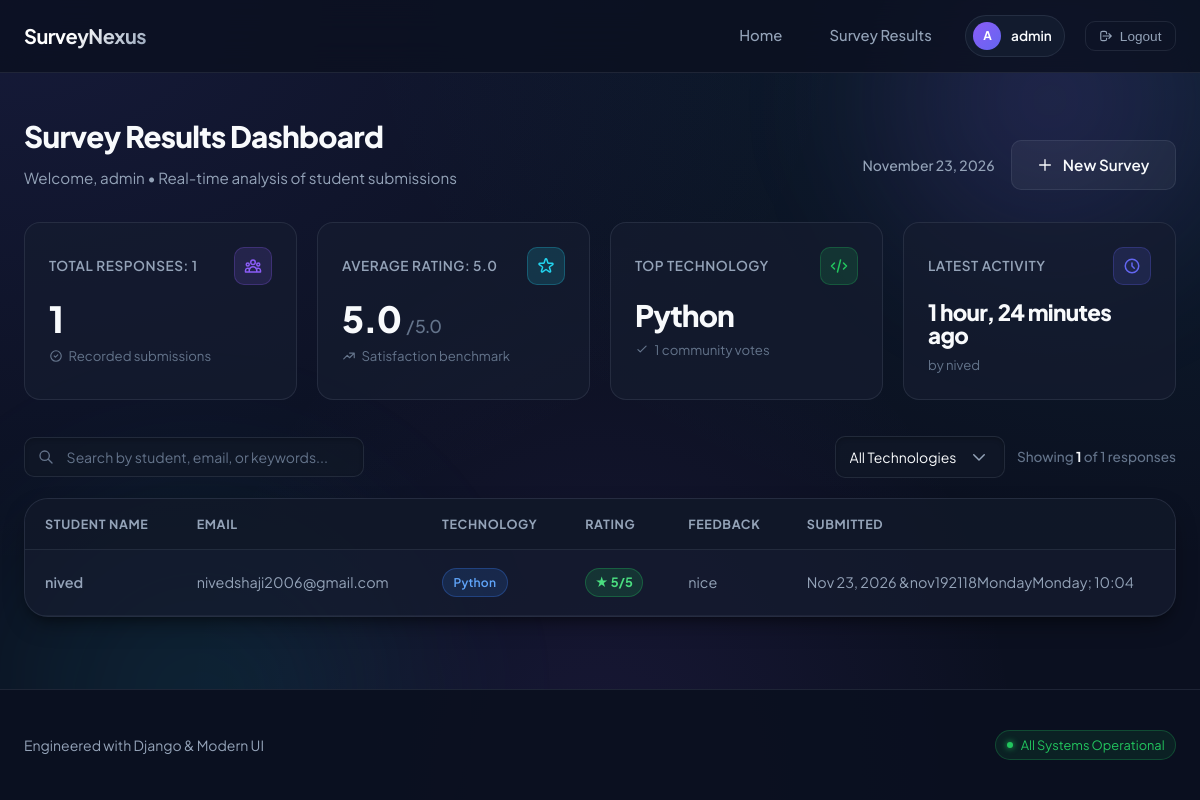
The page /results/ (signed in) on the database its author committed.
### survey/models.py (models this page shows, shortened)
class SurveyResponse(models.Model):
    TECHNOLOGY_CHOICES = [
        ('Python', 'Python'),
        ('Java', 'Java'),
        ('JavaScript', 'JavaScript'),
        ('Django', 'Django'),
        ('Other', 'Other'),
    ]
    RATING_CHOICES = [
        (1, '1 - Poor'),
        (2, '2 - Fair'),
        (3, '3 - Good'),
        (4, '4 - Very Good'),
        (5, '5 - Excellent'),
    ]
    name = models.CharField(max_length=100)
    email = models.EmailField()
    technology = models.CharField(
        max_length=30,
        choices=TECHNOLOGY_CHOICES
    )
    rating = models.IntegerField(
        choices=RATING_CHOICES
    )
    feedback = models.TextField()
    submitted_at = models.DateTimeField(
        auto_now_add=True
    )

### survey/views.py (the view)
# urls.py: path('results/', views.results, name='results'),
@login_required
def results(request):
    responses = SurveyResponse.objects.all().order_by('-submitted_at')
    total_responses = responses.count()
    avg_data = responses.aggregate(Avg('rating'))['rating__avg']
    average_rating = avg_data if avg_data is not None else 0
    popular_tech_data = (
        SurveyResponse.objects.values('technology')
        .annotate(tech_count=Count('technology'))
        .order_by('-tech_count')
        .first()
    )
    most_popular_tech = popular_tech_data['technology'] if popular_tech_data else "None"
    most_popular_count = popular_tech_data['tech_count'] if popular_tech_data else 0
    latest_response = responses.first()
    context = {
        'responses': responses,
        'total_responses': total_responses,
        'average_rating': average_rating,
        'most_popular_tech': most_popular_tech,
        'most_popular_count': most_popular_count,
        'latest_response': latest_response,
        'current_date': timezone.now(),
    }
    return render(
        request,
        'results.html',
        context
    )

### survey/templates/results.html (shortened to what this page needs)
{% extends 'base.html' %}
{% load static %}
{% block content %}
<div class="dashboard-container animate-fade-in">
    <div class="dashboard-header">
        <div class="dashboard-title-area">
            <h2>Survey Results Dashboard</h2>
            <p>Welcome, {{ user.username }} &bull; Real-time analysis of student submissions</p>
        </div>
        <div class="dashboard-meta">
            <span class="dashboard-date">
                {{ current_date|date:"F j, Y" }}
            </span>
            <a href="{% url 'home' %}" class="btn btn-secondary">
                <svg xmlns="http://www.w3.org/2000/svg" width="16" height="16" fill="none" viewBox="0 0 24 24" stroke="currentColor">
                    <path stroke-linecap="round" stroke-linejoin="round" stroke-width="2" d="M12 4v16m8-8H4" />
                </svg>
                New Survey
            </a>
        </div>
    </div>
    <div class="stats-grid">
        <div class="stat-card animate-slide-up delay-1">
            <div class="stat-top">
                <span class="stat-label">Total Responses: {{ total_responses }}</span>
                <div class="stat-icon stat-icon-violet">
                </div>
            </div>
            <div class="stat-value">{{ total_responses }}</div>
            <div class="stat-subtext">
                <svg xmlns="http://www.w3.org/2000/svg" width="14" height="14" fill="none" viewBox="0 0 24 24" stroke="currentColor">
                    <path stroke-linecap="round" stroke-linejoin="round" stroke-width="2" d="M9 12l2 2 4-4m6 2a9 9 0 11-18 0 9 9 0 0118 0z" />
                </svg>
                <span>Recorded submissions</span>
            </div>
        </div>
        <div class="stat-card animate-slide-up delay-2">
            <div class="stat-top">
                <span class="stat-label">Average Rating: {{ average_rating|floatformat:1 }}</span>
                <div class="stat-icon stat-icon-cyan">
                </div>
            </div>
            <div class="stat-value">{{ average_rating|floatformat:1 }} <span style="font-size: 1.1rem; color: var(--text-muted); font-weight: 500;">/ 5.0</span></div>
            <div class="stat-subtext">
                <svg xmlns="http://www.w3.org/2000/svg" width="14" height="14" fill="none" viewBox="0 0 24 24" stroke="currentColor">
                    <path stroke-linecap="round" stroke-linejoin="round" stroke-width="2" d="M13 7h8m0 0v8m0-8l-8 8-4-4-6 6" />
                </svg>
                <span>Satisfaction benchmark</span>
            </div>
        </div>
        <div class="stat-card animate-slide-up delay-3">
            <div class="stat-top">
                <span class="stat-label">Top Technology</span>
                <div class="stat-icon stat-icon-emerald">
                    <svg xmlns="http://www.w3.org/2000/svg" width="18" height="18" fill="none" viewBox="0 0 24 24" stroke="currentColor">
                        <path stroke-linecap="round" stroke-linejoin="round" stroke-width="2" d="M10 20l4-16m4 4l4 4-4 4M6 16l-4-4 4-4" />
                    </svg>
                </div>
            </div>
            <div class="stat-value" style="font-size: 1.85rem;">{{ most_popular_tech }}</div>
            <div class="stat-subtext">
                <svg xmlns="http://www.w3.org/2000/svg" width="14" height="14" fill="none" viewBox="0 0 24 24" stroke="currentColor">
                    <path stroke-linecap="round" stroke-linejoin="round" stroke-width="2" d="M5 13l4 4L19 7" />
                </svg>
                <span>{{ most_popular_count }} community votes</span>
            </div>
        </div>
        <div class="stat-card animate-slide-up delay-4">
            <div class="stat-top">
                <span class="stat-label">Latest Activity</span>
                <div class="stat-icon stat-icon-indigo">
                    <svg xmlns="http://www.w3.org/2000/svg" width="18" height="18" fill="none" viewBox="0 0 24 24" stroke="currentColor">
                        <path stroke-linecap="round" stroke-linejoin="round" stroke-width="2" d="M12 8v4l3 3m6-3a9 9 0 11-18 0 9 9 0 0118 0z" />
                    </svg>
                </div>
            </div>
            <div class="stat-value" style="font-size: 1.4rem;">
                {% if latest_response %}
                    {{ latest_response.submitted_at|timesince }} ago
                {% else %}
                    No activity
                {% endif %}
            </div>
            <div class="stat-subtext">
                {% if latest_response %}
                    <span>by {{ latest_response.name }}</span>
                {% else %}
                    <span>Awaiting first submission</span>
                {% endif %}
            </div>
        </div>
    </div>
    <div class="table-controls animate-slide-up">
        <div class="search-box">
            <svg class="search-icon" xmlns="http://www.w3.org/2000/svg" fill="none" viewBox="0 0 24 24" stroke="currentColor">
                <path stroke-linecap="round" stroke-linejoin="round" stroke-width="2" d="M21 21l-6-6m2-5a7 7 0 11-14 0 7 7 0 0114 0z" />
            </svg>
            <input type="text" id="tableSearchInput" placeholder="Search by student, email, or keywords..." class="form-input">
        </div>
        <div class="filter-group">
            <select id="techFilterSelect" class="form-select filter-select" aria-label="Filter by technology">
                <option value="ALL">All Technologies</option>
            </select>
            <span class="results-counter">
                Showing <strong id="visibleCount" style="color: var(--text-primary);">{{ total_responses }}</strong> of {{ total_responses }} responses
            </span>
        </div>
    </div>
    <div class="table-card animate-slide-up">
        <div class="table-wrapper">
            <table class="data-table">
                <thead>
                    <tr>
                        <th>Student Name</th>
                        <th>Email</th>
                        <th>Technology</th>
                        <th>Rating</th>
                        <th>Feedback</th>
                        <th>Submitted</th>
                    </tr>
                </thead>
                <tbody>
                    {% for response in responses %}
                        <tr class="survey-row"
                            data-name="{{ response.name|lower }}"
                            data-email="{{ response.email|lower }}"
                            data-tech="{{ response.technology }}"
                            data-feedback="{{ response.feedback|lower }}">
                            <td class="cell-primary">
                                {{ response.name }}
                            </td>
                            <td class="cell-email">
                                {{ response.email }}
                            </td>
                            <td>
                                <span class="badge badge-tech-{{ response.technology|lower }}">
                                    {{ response.technology }}
                                </span>
                            </td>
                            <td>
                                <span class="rating-pill rating-{{ response.rating }}">
                                    ★ {{ response.rating }}/5
                                </span>
                            </td>
                            <td class="cell-feedback">
                                {{ response.feedback }}
                            </td>
                            <td>
                                {{ response.submitted_at|date:"M d, Y &bull; H:i" }}
                            </td>
                        </tr>
                    {% endfor %}
                </tbody>
            </table>
        </div>
    </div>
</div>
{% endblock %}

### survey/templates/base.html (shortened to what this page needs)
{% load static %}
<!DOCTYPE html>
<html lang="en">
<head>
    <link rel="stylesheet" href="{% static 'survey/css/style.css' %}">
    <link rel="stylesheet" href="{% static 'survey/css/animations.css' %}">
</head>
<body>
    <div class="ambient-glow-1 animate-pulse" aria-hidden="true"></div>
    <div class="ambient-glow-2 animate-pulse" aria-hidden="true"></div>
    <div class="app-layout">
        <header class="site-nav">
            <div class="nav-inner">
                <a href="{% url 'home' %}" class="brand-link" aria-label="SurveyNexus Home">
                    <span class="brand-name">SurveyNexus</span>
                </a>
                <nav class="nav-actions" id="navActions">
                    <a href="{% url 'home' %}" class="nav-link">Home</a>
                    {% if user.is_authenticated %}
                        <a href="{% url 'results' %}" class="nav-link">Survey Results</a>
                        <div class="nav-user-pill">
                            <div class="nav-avatar">
                                {{ user.username|make_list|first|upper }}
                            </div>
                            <span class="nav-username">{{ user.username }}</span>
                        </div>
                        <form method="post" action="{% url 'logout' %}" class="logout-form">
                            <button type="submit" class="btn-logout" title="Log out of your account">
                                <svg xmlns="http://www.w3.org/2000/svg" width="14" height="14" fill="none" viewBox="0 0 24 24" stroke="currentColor">
                                    <path stroke-linecap="round" stroke-linejoin="round" stroke-width="2" d="M17 16l4-4m0 0l-4-4m4 4H7m6 4v1a3 3 0 01-3 3H6a3 3 0 01-3-3V7a3 3 0 013-3h4a3 3 0 013 3v1" />
                                </svg>
                                Logout
                            </button>
                        </form>
                    {% else %}
                        <a href="{% url 'login' %}" class="nav-link">Login</a>
                    {% endif %}
                </nav>
            </div>
        </header>
        <main class="content-container">
            {% block content %}{% endblock %}
        </main>
        <footer class="site-footer">
            <div class="content-container">
                <div class="footer-inner">
                    <div class="footer-brand">
                        <span>Engineered with Django &amp; Modern UI</span>
                    </div>
                    <div class="footer-status">
                        <span class="footer-status-dot"></span>
                        <span>All Systems Operational</span>
                    </div>
                </div>
            </div>
        </footer>
    </div>
</body>
</html>

### survey/static/survey/css/animations.css (style rules this page uses)
.animate-fade-in { animation: fadeIn 0.5s cubic-bezier(0.16, 1, 0.3, 1) forwards; }
.animate-slide-up { animation: fadeInUp 0.6s cubic-bezier(0.16, 1, 0.3, 1) forwards; }
.animate-pulse { animation: pulseGlow 4s ease-in-out infinite; }
.delay-1 { animation-delay: 0.1s; }
.delay-2 { animation-delay: 0.2s; }
.delay-3 { animation-delay: 0.3s; }
.delay-4 { animation-delay: 0.4s; }

### rows shown on the page
SurveyResponse: technology "Python", submitted_at "1 hour, 24 minutes", name "nived", email "nivedshaji2006@gmail.com", rating "5", feedback "nice", submitted_at "Nov 23, 2026 &nov192118MondayMonday; 10:04"

### other values the page prints
{{ user.username|make_list|first|upper }} "A"
{{ user.username }} "admin"
{{ total_responses }} "1"
{{ average_rating|floatformat:1 }} "5.0"
{{ most_popular_count }} "1"
